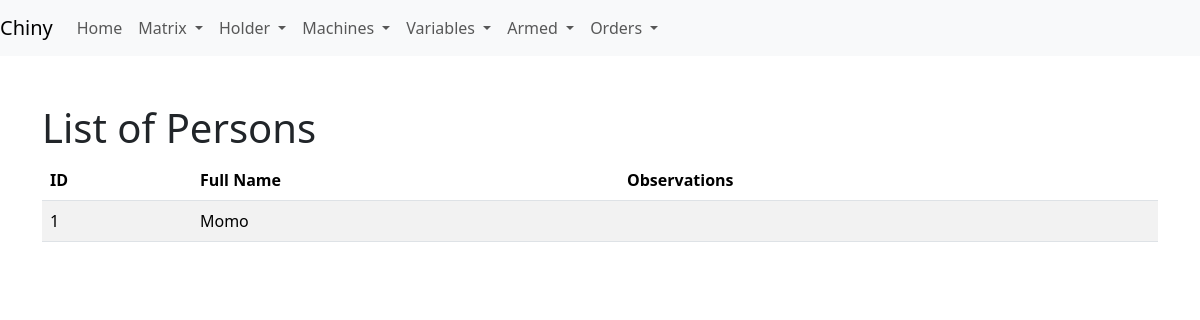
Before: /list_persons with the older database file.
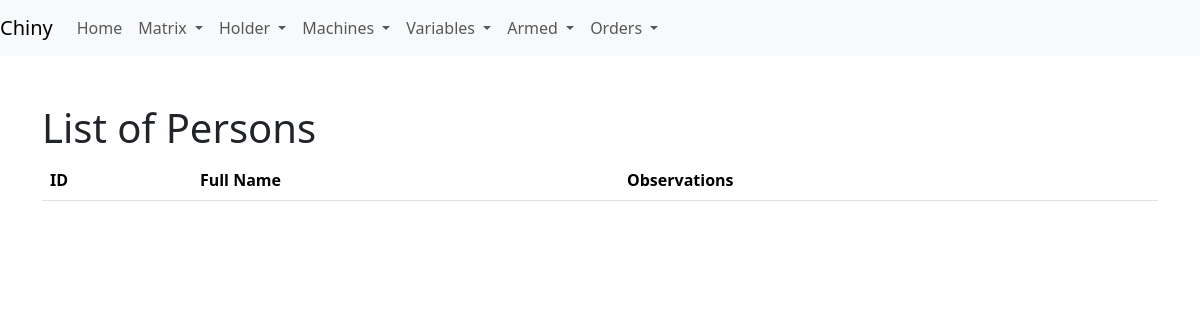
After: the same page with the newer database file.
### app/models.py (models this page shows)
class Person(db.Model):
    __tablename__ = 'person'
    id = db.Column(db.Integer, primary_key=True)
    fullname = db.Column(db.String(120), nullable=False)
    observ = db.Column(db.String(250))

### app/routes.py (the view)
@app.route('/list_persons')
def list_persons():
    persons = Person.query.all()
    return render_template('list_persons.html', persons=persons)

### app/templates/list_persons.html (shortened to what this page needs)
<!DOCTYPE html>
<html lang="en">
<head>
    <link rel="stylesheet" href="{{ url_for('static', filename='css/bootstrap.min.css') }}">
</head>
<body>
    {% include 'navbar.html' %}
    <div class="container mt-5">
        <h1>List of Persons</h1>
        <table class="table table-striped">
            <thead>
                <tr>
                    <th>ID</th>
                    <th>Full Name</th>
                    <th>Observations</th>
                </tr>
            </thead>
            <tbody>
                {% for person in persons %}
                <tr>
                    <td>{{ person.id }}</td>
                    <td>{{ person.fullname }}</td>
                    <td>{{ person.observ }}</td>
                </tr>
                {% endfor %}
            </tbody>
        </table>
    </div>
</body>
</html>

Changed rows visible on the page:
removed Person: id "1", fullname "Momo"
